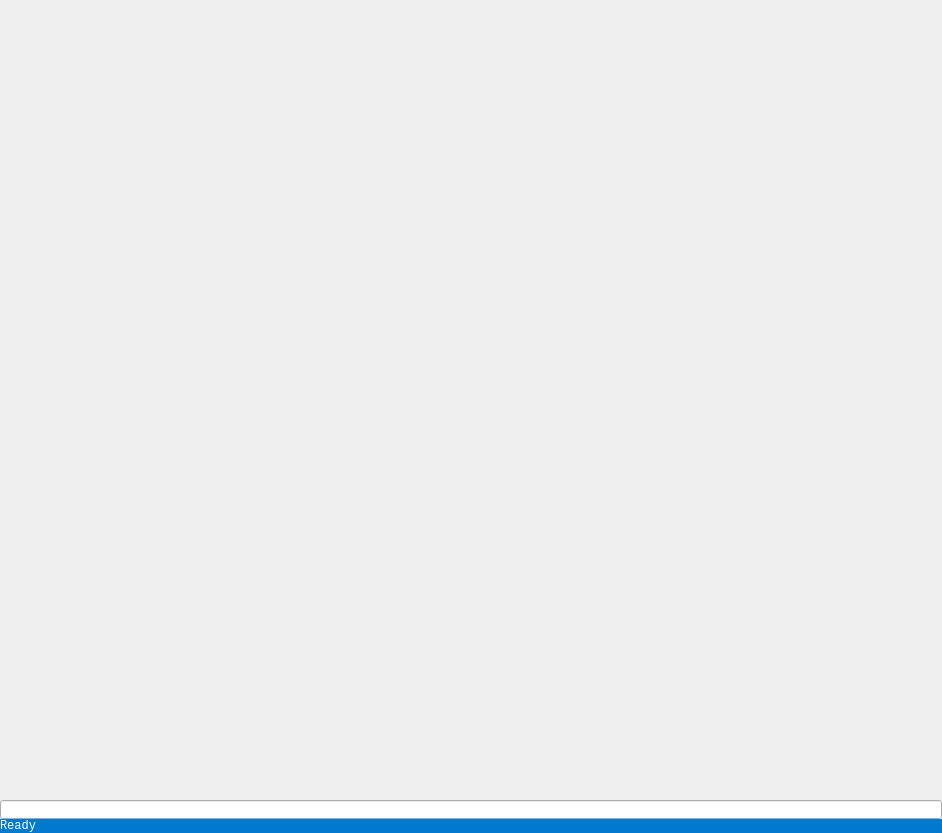
<?xml version="1.0" encoding="UTF-8"?>
<ui version="4.0">
 <class>GraphicalInterface</class>
 <widget class="QWidget" name="GraphicalInterface">
  <property name="geometry">
   <rect>
    <x>0</x>
    <y>0</y>
    <width>942</width>
    <height>833</height>
   </rect>
  </property>
  <property name="sizePolicy">
   <sizepolicy hsizetype="Preferred" vsizetype="Fixed">
    <horstretch>0</horstretch>
    <verstretch>0</verstretch>
   </sizepolicy>
  </property>
  <property name="font">
   <font>
    <family>Consolas</family>
    <pointsize>9</pointsize>
   </font>
  </property>
  <property name="windowTitle">
   <string>Kiros - Monitoring and Analysis Tool (Build 0001)</string>
  </property>
  <property name="styleSheet">
   <string notr="true"/>
  </property>
  <layout class="QVBoxLayout" name="verticalLayout">
   <property name="spacing">
    <number>0</number>
   </property>
   <property name="leftMargin">
    <number>0</number>
   </property>
   <property name="topMargin">
    <number>0</number>
   </property>
   <property name="rightMargin">
    <number>0</number>
   </property>
   <property name="bottomMargin">
    <number>0</number>
   </property>
   <item>
    <widget class="QWidget" name="centralWidget" native="true">
     <property name="font">
      <font>
       <family>Consolas</family>
       <pointsize>9</pointsize>
      </font>
     </property>
    </widget>
   </item>
   <item>
    <widget class="QLineEdit" name="commandEdit">
     <property name="font">
      <font>
       <family>Consolas</family>
       <pointsize>10</pointsize>
      </font>
     </property>
     <property name="styleSheet">
      <string notr="true">margin-left: 2pt;
margin-right: 2pt;</string>
     </property>
    </widget>
   </item>
   <item>
    <widget class="QLabel" name="statusLabel">
     <property name="sizePolicy">
      <sizepolicy hsizetype="Preferred" vsizetype="Fixed">
       <horstretch>0</horstretch>
       <verstretch>0</verstretch>
      </sizepolicy>
     </property>
     <property name="styleSheet">
      <string notr="true">color: white;
background-color: rgb(0, 122, 204);</string>
     </property>
     <property name="text">
      <string>Ready</string>
     </property>
     <property name="margin">
      <number>6</number>
     </property>
    </widget>
   </item>
  </layout>
  <action name="actionExit">
   <property name="text">
    <string>Exit</string>
   </property>
  </action>
 </widget>
 <layoutdefault spacing="6" margin="11"/>
 <resources/>
 <connections/>
</ui>
